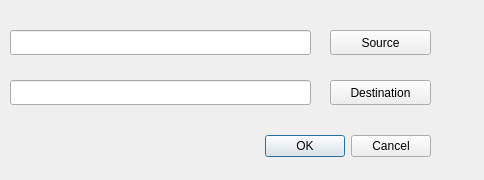
<?xml version="1.0" encoding="UTF-8"?>
<ui version="4.0">
 <class>Dialog</class>
 <widget class="QDialog" name="Dialog">
  <property name="geometry">
   <rect>
    <x>0</x>
    <y>0</y>
    <width>484</width>
    <height>180</height>
   </rect>
  </property>
  <property name="windowTitle">
   <string>Convert pdf to tif</string>
  </property>
  <widget class="QDialogButtonBox" name="buttonBox">
   <property name="geometry">
    <rect>
     <x>260</x>
     <y>130</y>
     <width>171</width>
     <height>32</height>
    </rect>
   </property>
   <property name="orientation">
    <enum>Qt::Horizontal</enum>
   </property>
   <property name="standardButtons">
    <set>QDialogButtonBox::Cancel|QDialogButtonBox::Ok</set>
   </property>
  </widget>
  <widget class="QLineEdit" name="Source">
   <property name="geometry">
    <rect>
     <x>10</x>
     <y>30</y>
     <width>301</width>
     <height>25</height>
    </rect>
   </property>
  </widget>
  <widget class="QPushButton" name="SourceButton">
   <property name="geometry">
    <rect>
     <x>330</x>
     <y>30</y>
     <width>101</width>
     <height>25</height>
    </rect>
   </property>
   <property name="text">
    <string>Source</string>
   </property>
   <property name="icon">
    <iconset resource="../UI_Icons.qrc">
     <normaloff>:/Icons/Icons/pdf-extract1.png</normaloff>:/Icons/Icons/pdf-extract1.png</iconset>
   </property>
  </widget>
  <widget class="QPushButton" name="DestinationButton">
   <property name="geometry">
    <rect>
     <x>330</x>
     <y>80</y>
     <width>101</width>
     <height>25</height>
    </rect>
   </property>
   <property name="text">
    <string>Destination</string>
   </property>
   <property name="icon">
    <iconset resource="../UI_Icons.qrc">
     <normaloff>:/Icons/Icons/pdf-extract1.png</normaloff>:/Icons/Icons/pdf-extract1.png</iconset>
   </property>
  </widget>
  <widget class="QLineEdit" name="Destination">
   <property name="geometry">
    <rect>
     <x>10</x>
     <y>80</y>
     <width>301</width>
     <height>25</height>
    </rect>
   </property>
  </widget>
 </widget>
 <resources>
  <include location="../UI_Icons.qrc"/>
 </resources>
 <connections>
  <connection>
   <sender>buttonBox</sender>
   <signal>accepted()</signal>
   <receiver>Dialog</receiver>
   <slot>accept()</slot>
   <hints>
    <hint type="sourcelabel">
     <x>248</x>
     <y>254</y>
    </hint>
    <hint type="destinationlabel">
     <x>157</x>
     <y>274</y>
    </hint>
   </hints>
  </connection>
  <connection>
   <sender>buttonBox</sender>
   <signal>rejected()</signal>
   <receiver>Dialog</receiver>
   <slot>reject()</slot>
   <hints>
    <hint type="sourcelabel">
     <x>316</x>
     <y>260</y>
    </hint>
    <hint type="destinationlabel">
     <x>286</x>
     <y>274</y>
    </hint>
   </hints>
  </connection>
 </connections>
</ui>
